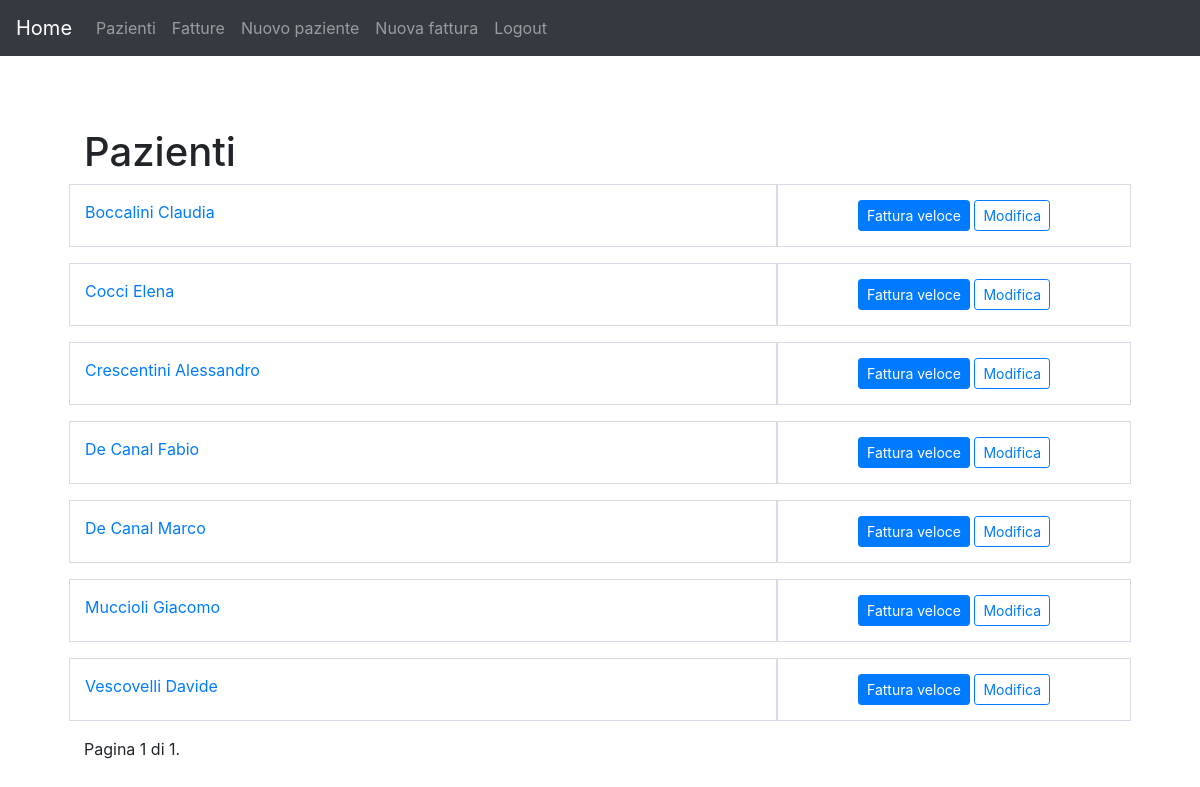
The page /gestione/pazienti/ (signed in) on the database its author committed.
### gestione/models.py (models this page shows)
class Paziente(models.Model):
	cognome = models.CharField(max_length = 100, help_text = 'Cognome')
	nome = models.CharField(max_length = 100, help_text = 'Nome')
	codfisc = models.CharField("Codice fiscale", max_length = 16, help_text = 'Codice fiscale', blank = True)
	piva = models.CharField('Partita Iva', max_length = 50, help_text = 'P. Iva', blank = True)
	paese = models.CharField('Città', max_length = 100, help_text = 'Città', blank = True)
	provincia = models.CharField(max_length = 2, help_text = 'Prov.', blank = True)
	cap = models.CharField('CAP', max_length = 5, help_text = 'CAP', blank = True)
	via = models.CharField(max_length = 100, help_text = 'Via', blank = True)
	civico = models.CharField('N. civico', max_length = 30, help_text = 'N. civico', blank = True)
	telefono = models.CharField(max_length = 25, help_text = 'Telefono', blank = True)
	email = models.EmailField(help_text = 'email', blank = True)
	data_nascita  = models.DateField('Data di nascita', help_text = 'Data di nascita <em>YYYY-MM-DD</em>.', blank = True, null=True)
	paese_nascita = models.CharField('Città di nascita', max_length = 100, help_text = 'Città di nascita', blank = True)
	provincia_nascita = models.CharField('Provincia di nascita',max_length = 2, help_text = 'Prov. di nascita', blank = True)
	prezzo = models.DecimalField(help_text = 'Prezzo', max_digits = 8, decimal_places = 2, blank = True, default = 50.00)
	ultima_modifica = models.DateTimeField(help_text = 'Ultima modifica', auto_now = True)
	class Meta:
		ordering = ['cognome','nome']
	def __str__(self):
		return ' '.join([self.cognome, self.nome])
	def get_absolute_url(self):
		return reverse('dettaglio-paziente', args=[str(self.id)])

### gestione/views.py (the view)
# urls.py: path('pazienti/',views.PazienteListView.as_view(),name='pazienti'),
class PazienteListView(LoginRequiredMixin, generic.ListView):
    model = Paziente
    context_object_name = 'elenco_pazienti'
    paginate_by=25
    permission_required = ('gestione.view_paziente','gestione.delete_paziente')

### gestione/templates/gestione/paziente_list.html (shortened to what this page needs)
{% extends "generic.html" %}
{% block main-content %}
<div class="container">
<h1>Pazienti</h1>
{% for p in page_obj %}
<div class="row mb-3">
    <div class="col-md-8 themed-grid-col"><a href="{{p.get_absolute_url}}">{{p}}</a></div>
    <div class="col-md-4 themed-grid-col text-center">
        <a class="btn btn-primary btn-sm" href="{% url 'fattura-veloce' p.pk %}">Fattura veloce</a>
        <a class="btn btn-outline-primary btn-sm" href="{% url 'modifica-paziente' p.pk %}">Modifica</a>
    </div>
  </div>
{% endfor %}
<div class="pagination">
  <span class="step-links">
      <span class="current">
          Pagina {{ page_obj.number }} di {{ page_obj.paginator.num_pages }}.
      </span>
  </span>
</div>
</div>
{% endblock main-content %}

### gestione/templates/generic.html (style rules this page uses)
body { padding-top: 5rem; }

### gestione/templates/gestione/paziente_list.html (style rules this page uses)
.themed-grid-col { padding-top: 15px; padding-bottom: 15px; background-color: rgba(255, 255, 255, 0.15); border: 1px solid rgba(86, 61, 124, .2); }

### rows shown on the page
Paziente: cognome+nome "Boccalini Claudia"
Paziente: cognome+nome "Cocci Elena"
Paziente: cognome+nome "Crescentini Alessandro"
Paziente: cognome+nome "De Canal Fabio"
Paziente: cognome+nome "De Canal Marco"
Paziente: cognome+nome "Muccioli Giacomo"
Paziente: cognome+nome "Vescovelli Davide"

### other values the page prints
{{ page_obj.number }} "1"
{{ page_obj.paginator.num_pages }} "1"
